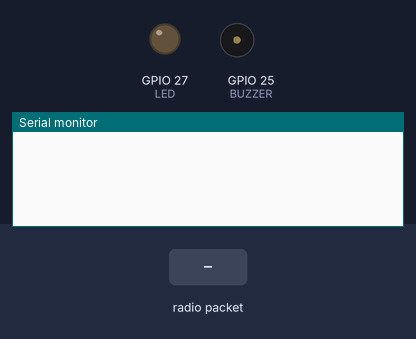
Bench run of a sketch on a simulated ESP32. On the bench: output pins drawn as LEDs (lit = HIGH), buzzer (waves = sounding, pin HIGH), the last lines printed to the serial monitor. The inputs (shaded band) are chosen by the test bench. No radio packets arrive unless stated.

Above: at 1.2 s.
1.3 s: radio packet "ALERT" arrives
At 3.2 s:
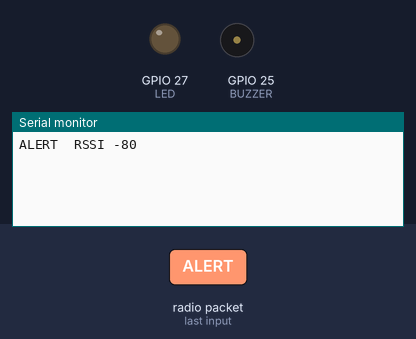
3.8 s: radio packet "1" arrives
At 6.3 s:
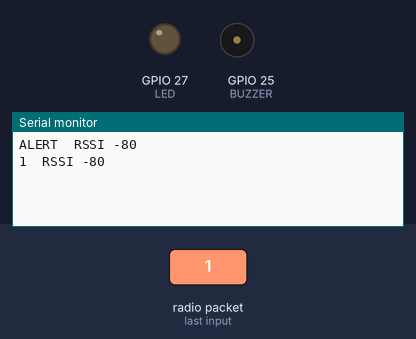

The sketch:

step2.ino
```cpp
// LoRa gateway with buzzer - compiles, not yet tested on hardware
#include <SPI.h>
#include <LoRa.h>

const int BUZZER = 25;
const int LED = 27;
const unsigned long SILENT_MS = 180000;   // 3 missed heartbeats
unsigned long lastHeard = 0;

void setup() {
  Serial.begin(115200);
  pinMode(BUZZER, OUTPUT);
  pinMode(LED, OUTPUT);
  LoRa.setPins(4, 14, 26);
  if (!LoRa.begin(433E6)) {
    Serial.println("LoRa init failed");
    while (true) delay(1000);
  }
  lastHeard = millis();
}

void loop() {
  int size = LoRa.parsePacket();
  if (size) {
    String msg = LoRa.readString();
    lastHeard = millis();
    Serial.print(msg);
    Serial.print("  RSSI ");
    Serial.println(LoRa.packetRssi());

    if (msg.indexOf("ALERT") > 0) {
      digitalWrite(LED, HIGH);
      for (int i = 0; i < 10; i++) {
        digitalWrite(BUZZER, HIGH); delay(200);
        digitalWrite(BUZZER, LOW);  delay(200);
      }
    }
  }
  if (millis() - lastHeard > SILENT_MS) {
    Serial.println("WARNING: node silent - check battery or link");
    lastHeard = millis();
  }
}
```

Measured:
- after the input at 1.3 s, the serial monitor: prints a new line after 1.0 s (image 1)
- after the input at 3.8 s, the serial monitor: prints a new line after 1.0 s (image 2)
